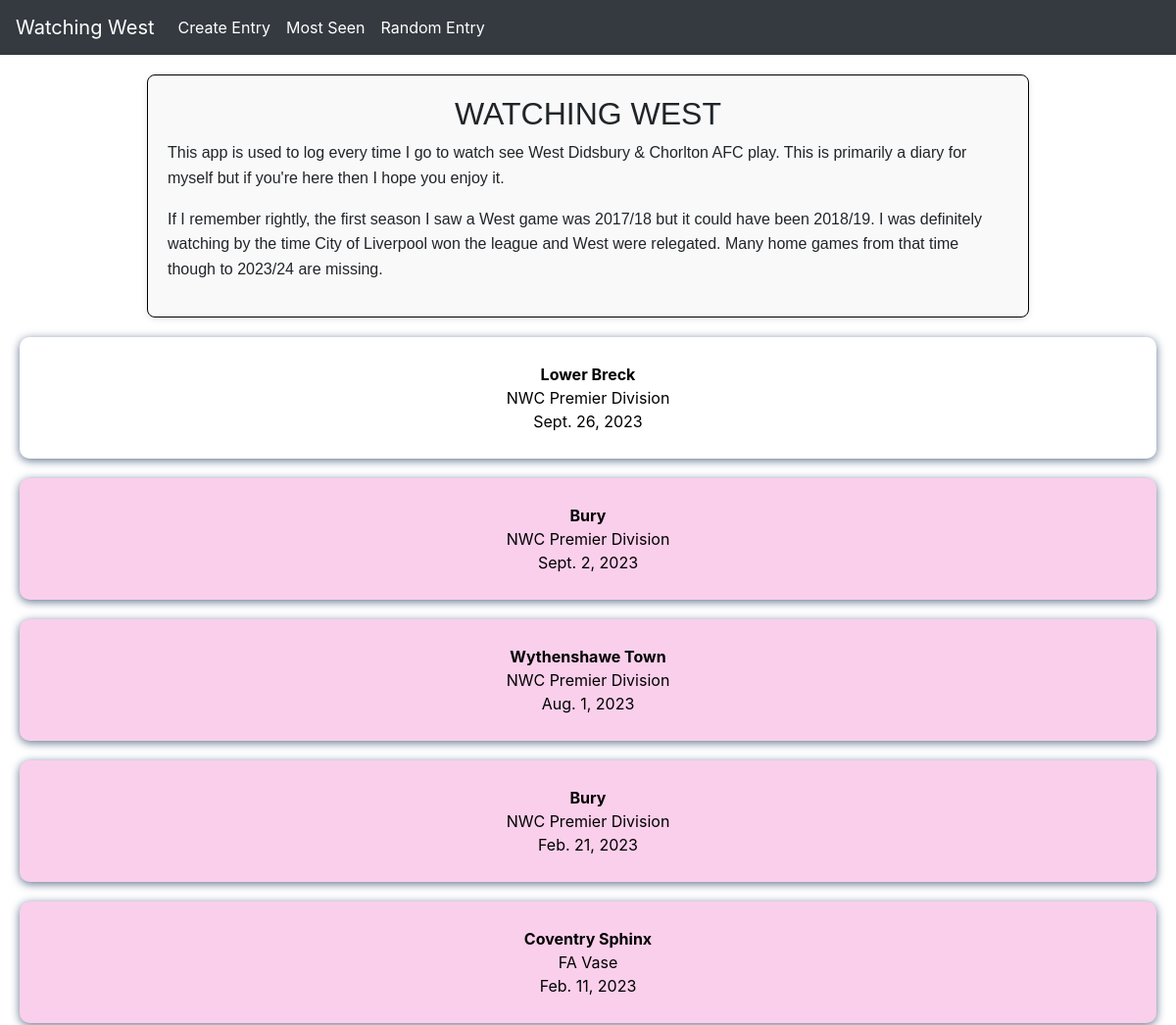
/watchingwest/ (upper part), run on an earlier commit of the app's database.
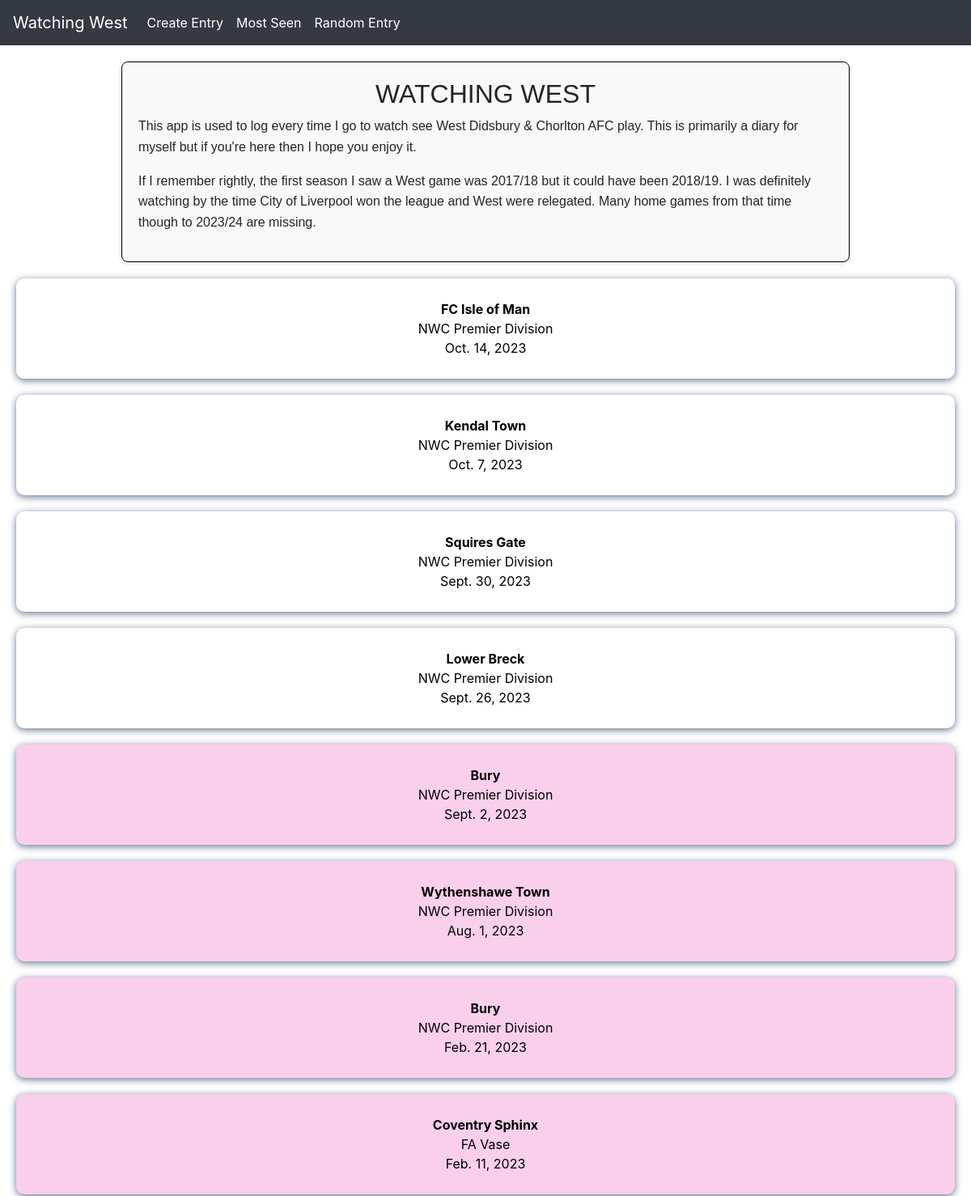
And on a later commit of the database.
### westaway/models.py (models this page shows, shortened)
class Entry(models.Model):
    opponent = models.ForeignKey(Opponent, on_delete=models.SET_NULL, null=True)
    date = models.DateField()
    location = models.CharField(max_length=64)
    home = models.BooleanField(default=True)
    text_entry = models.CharField(max_length=400)
    image = models.OneToOneField(Image, null=True, blank=True, on_delete=models.SET_NULL)
    competition = models.ForeignKey(Competition, on_delete=models.SET_NULL, null=True)
    user = models.ForeignKey(User, on_delete=models.SET_NULL, null=True)

class Opponent(models.Model):
    name = models.CharField(max_length=64)
    code = models.CharField(max_length=8, default="", blank=True)
    def __str__(self):
        return f"{self.name}"

class Competition(models.Model):
    competition = models.CharField(max_length=64, default="", blank=True)

### westaway/views.py (the view)
# urls.py: path("", views.index, name="index"),
def index(request):
    entries = Entry.objects.all().order_by('-date')
    return render(request, "westaway/index.html", {'entries': entries})

### westaway/templates/westaway/index.html
{% extends 'westaway/layout.html' %}
{% block body %}
<div class="intro-text">
<h2>WATCHING WEST</h4>
<p>This app is used to log every time I go to watch see West Didsbury & Chorlton AFC play. This is primarily a diary for myself but if you're here then I hope you enjoy it.</p>
<p>If I remember rightly, the first season I saw a West game was 2017/18 but it could have been 2018/19. I was definitely watching by the time City of Liverpool won the league and West were relegated. Many home games from that time though to 2023/24 are missing.</p>
</div>
{% for entry in entries %}
<a class="entry-link" href="{% url 'westaway:entry' entry.id %}">
<div class="{% if entry.home %}entry-home{% else %}entry-away{% endif %}">
    <p><ul>
        <li>{{entry.opponent}}</li>
        <li>{{entry.competition.competition}}</li>
        <li>{{entry.date}}</li>
    </ul></p>
</div>
</a>
{% endfor %}
{% endblock %}

### westaway/templates/westaway/layout.html (shortened to what this page needs)
{% load static %}
<!DOCTYPE html>
<html lang="en">
    <head>
      <link href="{% static 'westaway/styles.css' %}" rel="stylesheet">
      <link rel="stylesheet" href="https://cdn.jsdelivr.net/npm/bootstrap@4.3.1/dist/css/bootstrap.min.css">
    </head>
    <body>
       <nav class="navbar navbar-expand navbar-dark bg-dark">
            <a class="navbar-brand" href="{% url 'westaway:index' %}">Watching West</a>
            <div class="collapse navbar-collapse" id="navbarNav">
              <ul class="navbar-nav">
                <li class="nav-item active">
                  <a class="nav-link" href="{% url 'westaway:create' %}">Create Entry<span class="sr-only">(current)</span></a>
                </li>
                <li class="nav-item active">
                  <a class="nav-link" href="{% url 'westaway:mostvisited' %}">Most Seen<span class="sr-only">(current)</span></a>
                </li>
                <li class="nav-item active">
                  <a class="nav-link" href="{% url 'westaway:randomentry' %}">Random Entry<span class="sr-only">(current)</span></a>
                </li>
              </ul>
            </div>
          </nav>
        {% block body %}
        {% endblock %}
    </body>
</html>

### westaway/static/westaway/styles.css (style rules this page uses)
.entry-home, .entry-away { border-radius: 10px; margin: 20px; padding: 10px; text-align: center; text-decoration: none; }
.entry-home { background-color: #ffffff; box-shadow: #61738d 0px 2px 10px; color: black; }
.entry-away { background-color: #FACFEB; box-shadow: #61738d 0px 2px 10px; color: black; }
.entry-home ul, .entry-away ul { list-style-type: none; margin: 0; padding: 0; }
.entry-home ul li:first-child, .entry-away ul li:first-child { font-weight: bold; }
body { font-family: "Segoe UI",Roboto,"Helvetica Neue",Arial,"Noto Sans",sans-serif,"Apple Color Emoji","Segoe UI Emoji","Segoe UI Symbol","Noto Color Emoji", sans-serif; }
.intro-text h2 { text-align: center; }
.intro-text { max-width: 900px; margin: 20px auto; padding: 20px; border: 1px solid #000000; border-radius: 8px; background-color: #f9f9f9; box-shadow: 0 2px 6px rgba(0,0,0,0.1); font-family: Arial, sans-serif; line-height: 1.6; }

What changed in the data, as far as the page shows it:
added Entry: opponent "FC Isle of Man", competition.competition "NWC Premier Division", date "Oct. 14, 2023", home True (drawn)
added Entry: opponent "Kendal Town", competition.competition "NWC Premier Division", date "Oct. 7, 2023", home True (drawn)
added Entry: opponent "Squires Gate", competition.competition "NWC Premier Division", date "Sept. 30, 2023", home True (drawn)
